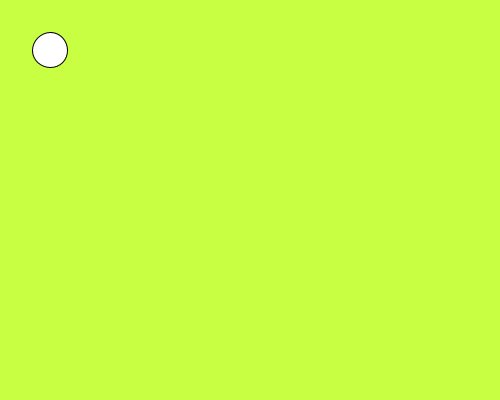
Frame 1 (no input)
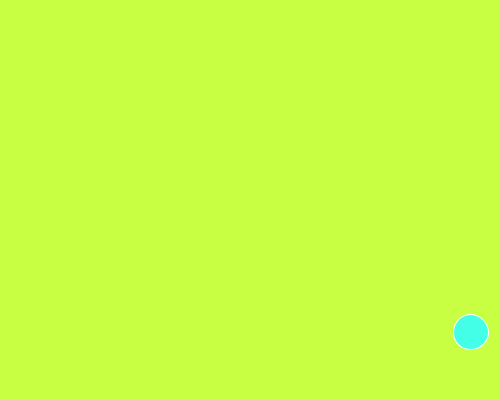
Frame 60 (the mouse pressed at the canvas centre just before this capture)
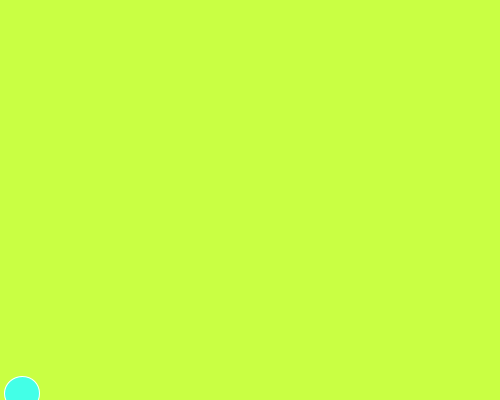
Frame 120 (the mouse held since frame 60 and released just before this capture)

The Processing sketch that drew these frames (run headless with seeded random() and noise(); from frame 60 on, the mouse is pressed at the canvas centre):

// Processing sketch: processing_33031
// ── processing_33031.pde

float velX = 30;
float velY=30;
float ellipX = 50; 
float ellipY = 50; 
int rad = 35; 
int directionX = 1;
int directionY = 1;
//float ellipX = 50; 
//float ellipY = 50;


void setup() { 
  size(500, 400); 
  background(255, 0, 127); 
  smooth(); 

  frameRate(10);
}


void draw() {
  background(201, 255, 67); 
  ellipse(ellipX, ellipY, rad, rad); 
  stroke(255, 255, 255); 
  fill(67, 255, 231); 


  ellipY= ellipY + velY*directionY; 
  ellipX = ellipX + velX*directionX; 

  if (ellipY >= height) {

    directionY = -1; 
    velY = random(10, 60);
  }

  else if (ellipY <= 0 ) {
    directionY = 1; 
    velY = random(10, 60);
  }


  if (ellipX >=width) {
    directionX = -1; 
    velX = random(10, 60);
  }

  else if (ellipX <=0) {
    directionX  = 1; 
    velX = random(10,60);
  }
}
